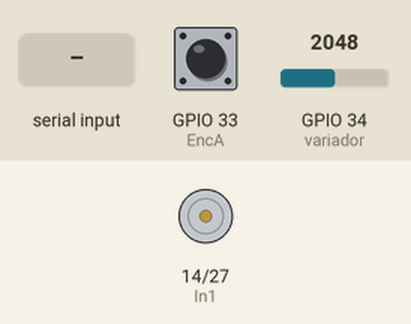
The sketch below on a simulated ESP32. Parts: motor-driver pin pairs drawn as motors (green arrow = first pin HIGH = forward, orange = second pin HIGH = backward, longer = more drive, scaled by the enable pin). Inputs (shaded band) come from the test bench; at power-on: GPIO 34 (variador) = 2048, GPIO 33 (EncA) HIGH. What the sketch prints to the serial monitor is not drawn.

Above: at 1.2 s.
1.3 s: "D" received over Serial
At 1.7 s:
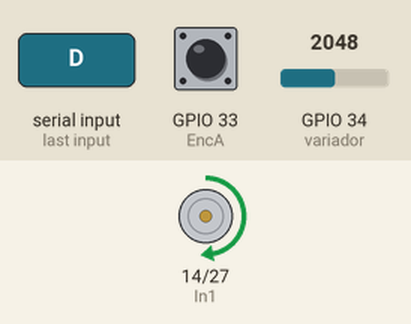
2.8 s: GPIO 34 (variador) set to 2866
At 3.3 s:
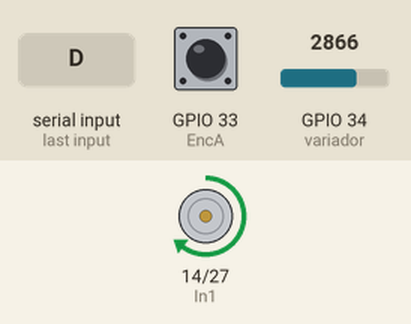
4.3 s: "S" received over Serial
At 5.3 s:
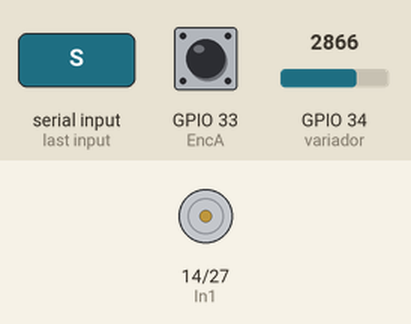
5.8 s: GPIO 34 (variador) set to 3603
7.3 s: "I" received over Serial
At 8.5 s:
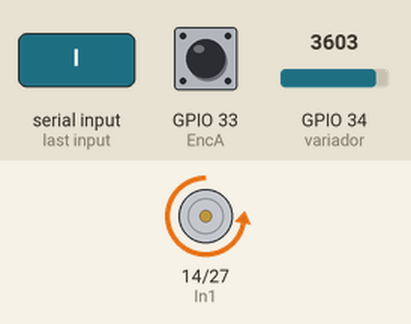
8.8 s: GPIO 34 (variador) set to 2047
At 10.3 s:
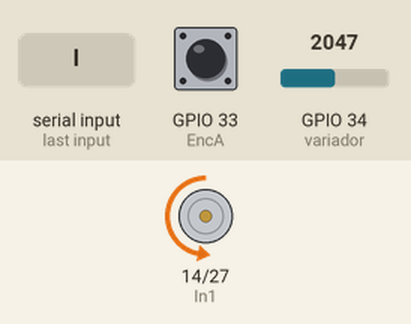
Timing chart, 0 to 11.3 s (numbered marks = the images above; inputs shaded):
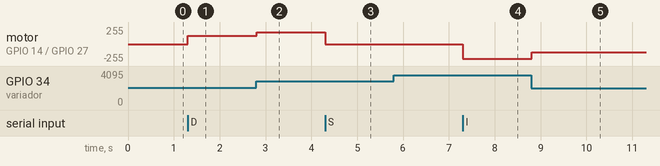

The sketch:

pwm_contador.ino
```cpp
#include <stdio.h>

#define EncA  33 // GPIO para señal A del encoder
#define EncB  32 // GPIO para señal B del encoder

///
#define variador  34  // Pin de entrada analógica al que está conectado el potenciómetro
#define EnA  26 // PWM para Puente H
#define In1  14 // Pin de salida digital
#define In2  27 // Pin de salida digital

#define freq 5000//Frecuencia de PWM
#define resolution 8 //Resolución de PWM 2^8 = 256
#define PWM1_Ch 0 // Canal de PWM

float voltaje, conversion, duty;
int sensorValue = 0;        // valor leído del potenciómetro
int pwm = 0;        // valor de salida al PWM
float Vcc = 3.3;
int pot;
//char opcion;
bool motorEnMovimiento = false; // Variable de estado para el motor
///

char opcion;
volatile bool BSet = 0;
volatile bool ASet = 0;
long contador = 0;

void IRAM_ATTR Encoder()
{
  BSet = digitalRead(EncB);
  ASet = digitalRead(EncA);
  if (BSet == ASet)
  {
    contador++;
  }
  else
  {
    contador--;
  }
}

void setup ()
{
  Serial.begin(115200);

  pinMode(EncA, INPUT_PULLUP);    // Señal A del encoder como entrada con pull-up
  pinMode(EncB, INPUT_PULLUP);    // Señal B del encoder como entrada con pull-up
  attachInterrupt(digitalPinToInterrupt(EncA), Encoder, CHANGE); // Asignar la función Encoder a la interrupción de cambio en la señal A

  pinMode(variador, INPUT);
  pinMode(EnA, OUTPUT);
  pinMode(In1, OUTPUT);
  pinMode(In2, OUTPUT);
  // configurar funciones PWM
  ledcSetup(PWM1_Ch, freq, resolution);
  ledcAttachPin(EnA, PWM1_Ch);

}

void loop(){
  lectura();

  if (Serial.available() > 0){
    opcion = Serial.read();
    switch (opcion){
      case 'D':
      motorEnMovimiento = true; // Marca el motor como en movimiento
      derecha();
      break;

      case 'I':
      motorEnMovimiento = true; // Marca el motor como en movimiento
      izquierda();
      break;

      case 'S':
      motorEnMovimiento = false; // Marca el motor como detenido
      detener();
      break;

      case 'C':
      contador = 0;
      Serial.println("Contador reiniciado.");
      break;
    }
  }

  Serial.print("Pulsos: ");
  Serial.println(contador);
  // Imprimir datos solo si el motor está en movimiento
  if (motorEnMovimiento) {
    imprimirdatos();
  }
}


void lectura ()
{
   // leer señal analógica de entrada:
  pot = analogRead(variador);
  //Serial.println(pot);
  voltaje = pot * (Vcc/4095.0);

  duty = 100*voltaje/Vcc;
  // mapear el rango de la salida:
  pwm = map(pot, 0, 4095, 0, 255);

  // cambiar el valor de salida:
  ledcWrite(PWM1_Ch, pwm);
  //analogWrite(EnA, pwm);
}

//Función detener el motor
void detener ()
{

  digitalWrite(In1, LOW);
  digitalWrite(In2, LOW);
  Serial.println("EL motor está detenido");
  delay(250);
}

//Función giro derecha del motor
void derecha ()
{


  digitalWrite(In1, HIGH);
  digitalWrite(In2, LOW);

}

//Función giro izquierda del motor
void izquierda ()
{

  digitalWrite(In1, LOW);
  digitalWrite(In2, HIGH);
}

void imprimirdatos()
{

  Serial.print("EL ciclo de trabajo del pwm es:  ");
  Serial.print(duty);
  Serial.print("  %");
  Serial.print("    EL cual corresponde a:  " );
  Serial.print(voltaje);
  Serial.println("  Volts" );
}
```

Measured:
- after the input at 1.3 s, motor on GPIO 14 (In1) / GPIO 27 (In2): stopped → forward 127/255 at once
- after the input at 2.8 s, motor on GPIO 14 (In1) / GPIO 27 (In2): forward 127/255 → forward 177/255 at once
- after the input at 4.3 s, motor on GPIO 14 (In1) / GPIO 27 (In2): forward 177/255 → stopped at once
- after the input at 7.3 s, motor on GPIO 14 (In1) / GPIO 27 (In2): stopped → backward 223/255 at once
- after the input at 8.8 s, motor on GPIO 14 (In1) / GPIO 27 (In2): backward 223/255 → backward 127/255 at once
